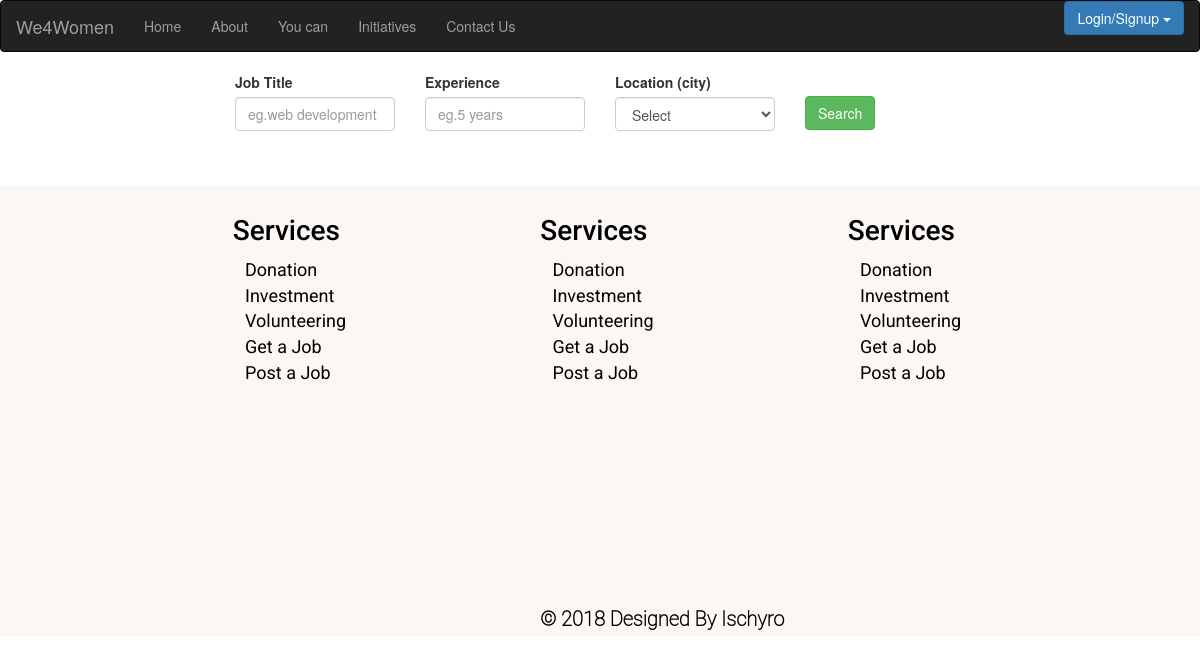
/public_html/job_management/get-job.php, run on an earlier commit of the app's database.
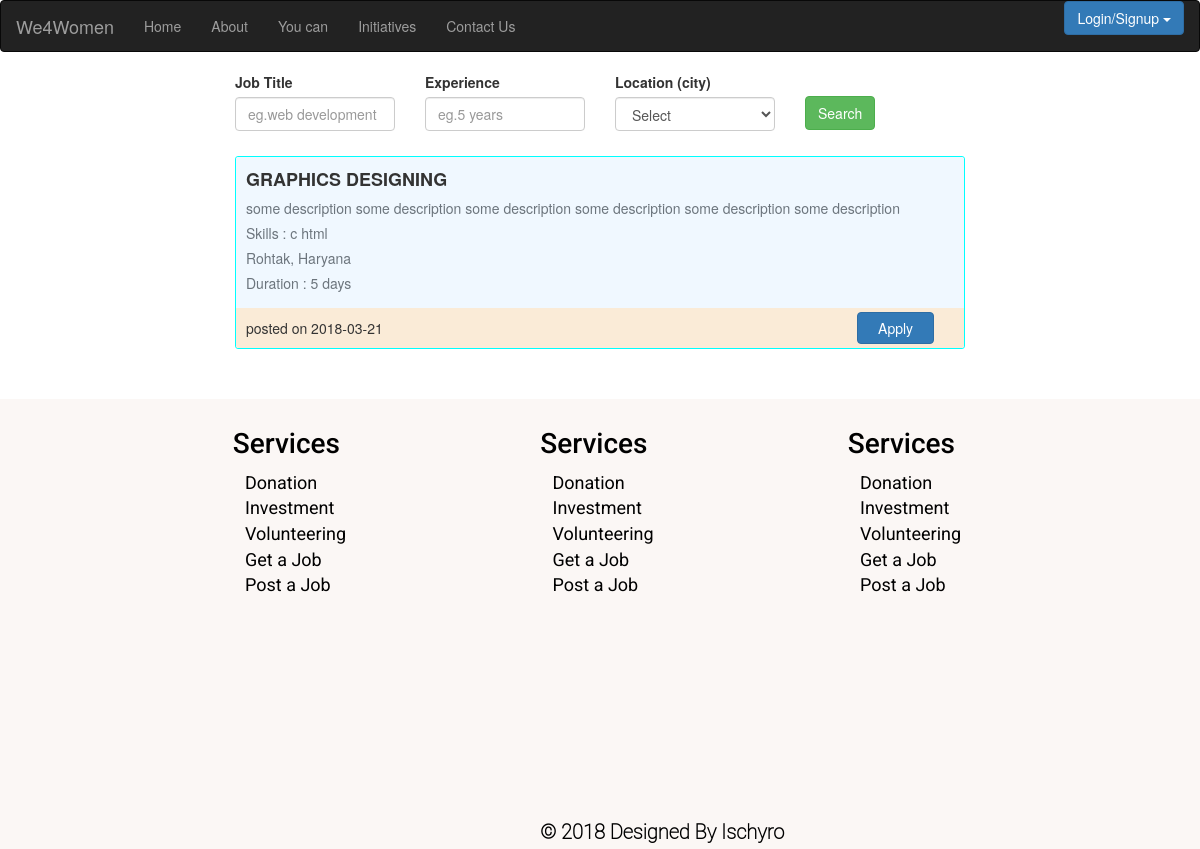
And on a later commit of the database.
### tables this page shows
CREATE TABLE `job_post` (
  `job_post_id` int(50) NOT NULL,
  `job_post_user_id` int(50) NOT NULL DEFAULT '0',
  `job_post_org_id` int(50) NOT NULL DEFAULT '0',
  `job_post_title` varchar(255) NOT NULL,
  `job_post_sector` varchar(255) NOT NULL,
  `job_post_description` varchar(255) NOT NULL,
  `job_post_state` int(50) NOT NULL,
  `job_post_city` int(50) NOT NULL,
  `job_post_skills` varchar(255) NOT NULL,
  `job_post_exp` int(50) NOT NULL,
  `job_post_salary` int(50) NOT NULL,
  `job_post_duration` int(50) NOT NULL,
  `job_post_start_time` timestamp(6) NOT NULL DEFAULT CURRENT_TIMESTAMP(6),
  `job_post_status` tinyint(1) NOT NULL DEFAULT '1',
  `job_post_vacancy` int(50) NOT NULL,
  `job_post_latest_update` timestamp(6) NOT NULL DEFAULT '0000-00-00 00:00:00.000000'
);

CREATE TABLE `district` (
  `DistCode` int(11) NOT NULL,
  `StCode` int(11) DEFAULT NULL,
  `DistrictName` varchar(200) DEFAULT NULL
);

CREATE TABLE `state` (
  `StCode` int(11) NOT NULL,
  `StateName` varchar(150) NOT NULL
);

### public_html/job_management/get-job.php (the view, shortened to what this page needs)
<?php
include('../resources/config.php');
include('../resources/header.php');
    $job_title= empty($_POST['job-title']) ? "" :$_POST['job-title'];
    $experience = empty($_POST['experience']) ? 0 :$_POST['experience'];
    if(empty($_POST['city'])){
        $city = 0;
        $searchQuery1 =  "SELECT * FROM job_post WHERE job_post_exp >=".$experience." AND job_post_city >=".$city." AND";
    }
    else{
        $city = $_POST['city'];
        $searchQuery1 =  "SELECT * FROM job_post WHERE job_post_exp >=".$experience." AND job_post_city =".$city." AND";
        $serachQuery2last =  ") AND (job_post_exp >=".$experience." OR job_post_city =".$city.") order by job_post_id desc";
    }
    $words = explode(' ',$job_title);
    $conds1 = array();
    foreach ($words as $val) {
        $conds1[] = " job_post_title LIKE '%".$val."%'";
        $conds111[] = " job_post_skills LIKE '%".$val."%'";
    }
    $searchQuery1 .= implode(' OR ', $conds1);
    $searchQuery1 .= " OR ".implode(' OR ', $conds111)." order by job_post_id desc";
    $result1 = mysqli_query($con, $searchQuery1);
?>
<!DOCTYPE html>
<html>
<head>
    <link rel="stylesheet" type="text/css" href="../bootstrap/css/bootstrap.css" />
    <link rel = "stylesheet" href="../css/get-job.css"/>
</head>
<body>
    <div class="container">
        <div class="col-sm-8 col-sm-offset-2">
            <form action="get-job.php"  method="post" name="form2">
                <div class="row">
                    <div class="col-sm-3">
                        <div class="form-group">
                            <label for="job-title">Job Title</label>
                            <input type="text" class="form-control" name="job-title" id="job-title" placeholder="eg.web development"/>
                        </div>
                    </div>
                    <div class="col-sm-3">
                        <div class="form-group">
                            <label for="experience">Experience</label>
                            <input type="number" class="form-control" name="experience" id="experience" placeholder="eg.5 years"/>
                        </div>
                    </div>
                    <div class="col-sm-3">
                        <div class="form-group">
                            <label for="city">Location (city)</label>
                            <select name="city" id="city" class="form-control">
                            <option value="">Select</option>
                            </select>
                        </div>
                    </div>
                    <div class="col-sm-3" style="position:relative;">
                        <button style="position:absolute;top:24px;" class="btn btn-success" type="submit" id="submit2" name="submit2"> Search</button>
                    </div>
                    <br/><br/><br/>
                </div>
            </form>
        </div>
    </div>
    <div class="container">
    <?php
    while($rows1 = mysqli_fetch_array($result1)){
        $queryState = "select StateName from state where StCode =". $rows1['job_post_state'];
        $queryCity = "select DistrictName from district where DistCode = ".$rows1['job_post_city'];
        $resultState = mysqli_query($con,$queryState);
        $resultCity = mysqli_query($con, $queryCity);
        $cityName = mysqli_fetch_array($resultCity);
        $stateName = mysqli_fetch_array($resultState);
        $time = substr($rows1['job_post_start_time'],0,10);
        $orgIds = $rows1['job_post_org_id'];
        $queryOrg = "select * from organization where org_id =".$orgIds;
        $orgNameResult = mysqli_query($con, $queryOrg);
        $row5 = mysqli_fetch_array($orgNameResult);
        $orgName = $row5['org_name'];
        $job_box = "<div class=\"row\">
        <div class=\"col-sm-offset-2 col-sm-8\">
            <div class=\"job-content\">
                <div class=\"job-brief\">
                    <div class=\"job-title\" id=\"".$rows1['job_post_id']."a\" onclick=\"profileFunction(this)\">".$rows1['job_post_title']."</div>
                    <div class=\"job-provider\">".$orgName."</div>
                    <div class=\"job-desc\">".$rows1['job_post_description']."</div>
                    <div class=\"job-desc\">Skills : ".$rows1['job_post_skills']."</div>
                    <div class=\"job-location\">".$cityName[0].', '.$stateName[0]."</div>
                    <div class=\"job-duration\">Duration : ".$rows1['job_post_duration']." days</div>
                </div>
                    <div class=\"job-brief-bottom\">posted on ".$time."<button id=\"".$rows1['job_post_id']."\" class=\"btn btn-primary custom-apply-btn\" name=\"appy\" onclick=\"applyFunction(this)\">Apply</button></div>
                </div>
            </div>
        </div>";
        echo $job_box;
    }
    ?>
    </div>
</body>
<?php
include('../resources/footer.php');
?>
</html>

What changed in the data, as far as the page shows it:
added job_post: job_post_title "GRAPHICS DESIGNING", job_post_description "some description some description some description some description some description some description", job_post_skills "c html", district.DistrictName "Rohtak", state.StateName "Haryana", job_post_duration "5", job_post_start_time "2018-03-21"
